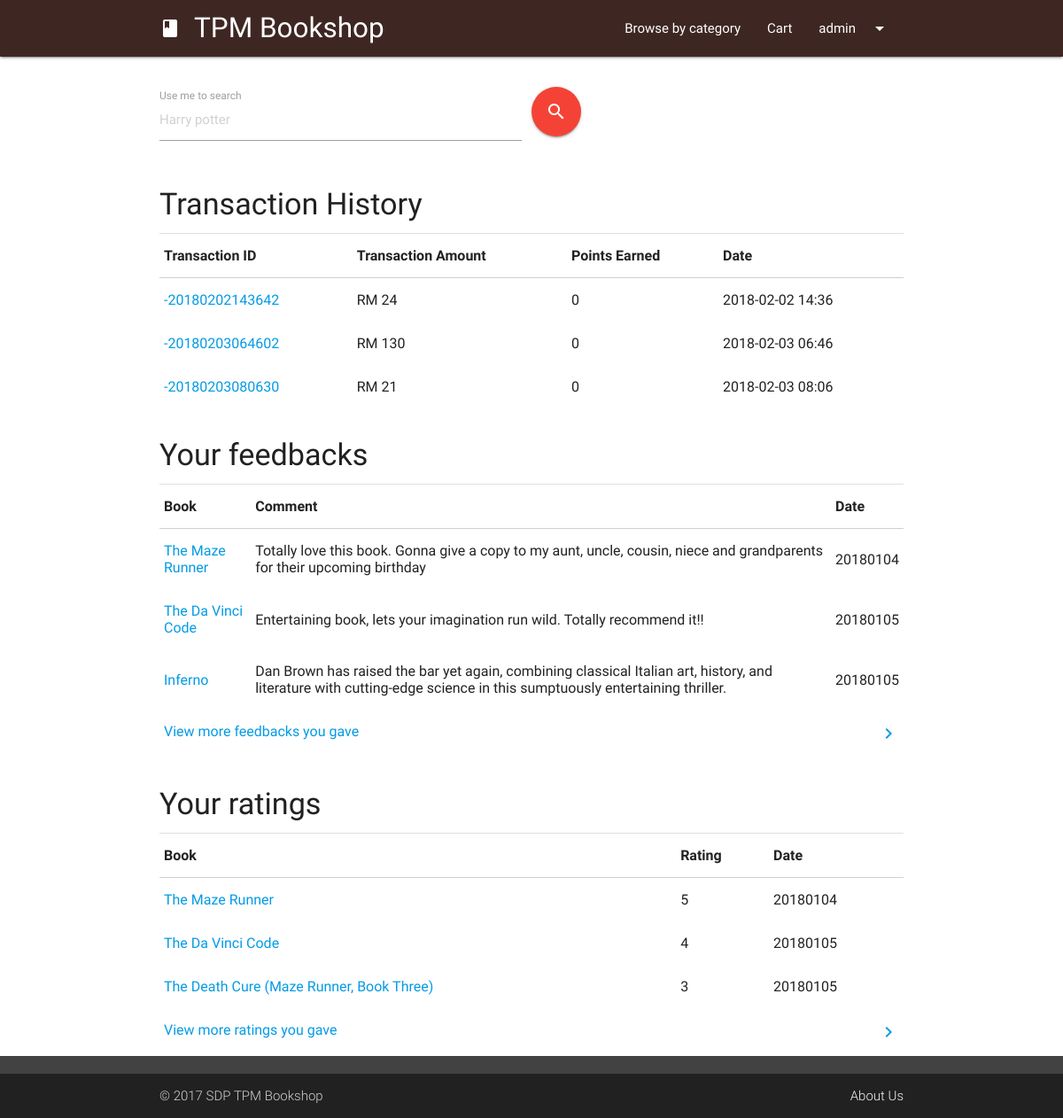
Page /history.php (signed in) on the committed database.
### tables this page shows
CREATE TABLE `transaction` (
  `transactionID` varchar(255) NOT NULL,
  `transactionUser` varchar(255) NOT NULL,
  `transactionTotal` int(255) NOT NULL,
  `transactionPoint` int(11) NOT NULL,
  `transactionCard` int(11) NOT NULL,
  `transactionDate` varchar(50) NOT NULL
);

CREATE TABLE `bookcomment` (
  `ratingID` int(11) NOT NULL,
  `bookISBN` varchar(255) NOT NULL,
  `username` varchar(255) NOT NULL,
  `comments` text NOT NULL,
  `date` int(255) NOT NULL
);

CREATE TABLE `book` (
  `bookISBN` varchar(255) NOT NULL,
  `bookname` varchar(255) NOT NULL,
  `bookcategory` varchar(80) NOT NULL,
  `bookauthor` varchar(255) NOT NULL,
  `bookdesc` longtext NOT NULL,
  `bookprice` int(11) NOT NULL,
  `bookpages` int(11) NOT NULL,
  `bookpublisher` varchar(255) NOT NULL,
  `bookdateadd` int(11) NOT NULL,
  `bookthumbnail` varchar(255) NOT NULL,
  `bookQty` int(11) NOT NULL DEFAULT '0'
);

CREATE TABLE `bookrating` (
  `ratingID` int(11) NOT NULL,
  `bookISBN` varchar(255) NOT NULL,
  `username` varchar(255) NOT NULL,
  `rating` int(11) NOT NULL,
  `date` int(255) NOT NULL
);

### history.php (the view, shortened to what this page needs)
<?php session_start();
include "php/connect.php";
$currentUser = $_SESSION['tpmb-user'];
?>
<head>
	<link type="text/css" rel="stylesheet" href="css/materialize.min.css" media="screen,projection" />
	<link type="text/css" rel="stylesheet" href="css/tpmb.css" media="screen,projection" />
</head>
<body>
<?php
  include "ui/header.php";?>
  <main class="container">
    <div class="row margintop4">
			<?php include "ui/searchUI.php"; ?>
    </div>
    <h4 class="left-align col s12 m6 offset-m3 margintop4">Transaction History</h4>
    <div class="divider"></div>
    <table class="highlight responsive-table">
      <thead>
        <tr><th>Transaction ID</th><th>Transaction Amount</th><th>Points Earned</th><th>Date</th></tr>
      </thead>
      <tbody>
		<?php
    $userTransactionArray=mysqli_query($conn,"SELECT * FROM transaction WHERE transactionUser = '$currentUser' LIMIT 3");
    $userTransactionCount=mysqli_query($conn,"SELECT * FROM transaction WHERE transactionUser = '$currentUser'");
    while($userTransaction = mysqli_fetch_array($userTransactionArray)){
			$ti = strstr($userTransaction['transactionID'],'-2'); ?>
          <tr>
            <td><a target="_blank" href="transaction-slip.php?transID=<?php echo $ti; ?>"><?php echo $ti; ?></a></td>
            <td>RM <?php echo $userTransaction['transactionTotal']; ?></td>
            <td><?php echo $userTransaction['transactionPoint']; ?></td>
            <td><?php echo $userTransaction['transactionDate']; ?></td>
          </tr>
      <?php } if(mysqli_num_rows($userTransactionCount) > 3){
        echo "<tr><td colspan='3'><a href='transaction-more.php'><i class='material-icons right'>chevron_right</i>View more feedbacks you gave</a></td></tr>";
      } ?>
      </tbody>
    </table>
    <h4 class="left-align col s12 m6 offset-m3 margintop4">Your feedbacks</h4>
    <div class="divider"></div>
    <table class="highlight responsive-table">
      <thead>
        <tr><th>Book</th><th>Comment</th><th>Date</th></tr>
      </thead>
      <tbody>
		<?php
    $userFeedbackArray=mysqli_query($conn,"SELECT * FROM bookcomment AS bc, book AS b WHERE bc.username = '$currentUser' AND bc.bookISBN=b.bookISBN LIMIT 3");
    $userFeedbackCount=mysqli_query($conn,"SELECT * FROM bookcomment AS bc, book AS b WHERE bc.username = '$currentUser' AND bc.bookISBN=b.bookISBN");
    while($userFeedback = mysqli_fetch_array($userFeedbackArray)){ ?>
          <tr>
            <td><a target="_blank" href="book.php?bookid=<?php echo $userFeedback['bookISBN']; ?>"><?php echo $userFeedback['bookname']; ?></a></td>
            <td><?php echo $userFeedback['comments']; ?></td>
            <td><?php echo $userFeedback['date']; ?></td>
          </tr>
      <?php } if(mysqli_num_rows($userFeedbackCount) > 3){
        echo "<tr><td colspan='3'><a href='history-more.php?action=feedbacks'><i class='material-icons right'>chevron_right</i>View more feedbacks you gave</a></td></tr>";
      } ?>
      </tbody>
    </table>
    <h4 class="left-align col s12 m6 offset-m3 margintop4">Your ratings</h4>
    <div class="divider"></div>
    <table class="highlight responsive-table">
      <thead>
        <tr>
            <th>Book</th>
            <th>Rating</th>
            <th>Date</th>
        </tr>
      </thead>
      <tbody>
		<?php
    $userRatingArray=mysqli_query($conn,"SELECT * FROM bookrating AS br, book AS b WHERE br.username = '$currentUser' AND br.bookISBN=b.bookISBN LIMIT 3");
    $userRatingCount=mysqli_query($conn,"SELECT * FROM bookrating AS br, book AS b WHERE br.username = '$currentUser' AND br.bookISBN=b.bookISBN");
    while($userRating = mysqli_fetch_array($userRatingArray)){ ?>
          <tr>
            <td><a target="_blank" href="book.php?bookid=<?php echo $userRating['bookISBN']; ?>"><?php echo $userRating['bookname']; ?></a></td>
            <td><?php echo $userRating['rating']; ?></td>
            <td><?php echo $userRating['date']; ?></td>
          </tr>
      <?php } if(mysqli_num_rows($userRatingCount) > 3){
        echo "<tr><td colspan='3'><a href='history-more.php?action=rating'><i class='material-icons right'>chevron_right</i>View more ratings you gave</a></td></tr>";
      } ?>
      </tbody>
    </table>
  </main>
</body>

### css/tpmb.css (style rules this page uses)
body { display: flex; min-height: 100vh; flex-direction: column; }
main { flex: 1 0 auto; }
.margintop4 { margin-top : 4%; }

### rows in the picture
transaction: transactionID "-20180202143642", transactionTotal "24", transactionPoint "0", transactionDate "2018-02-02 14:36"
transaction: transactionID "-20180203064602", transactionTotal "130", transactionPoint "0", transactionDate "2018-02-03 06:46"
transaction: transactionID "-20180203080630", transactionTotal "21", transactionPoint "0", transactionDate "2018-02-03 08:06"
bookcomment: book.bookname "The Maze Runner", comments "Totally love this book. Gonna give a copy to my aunt, uncle, cousin, niece and grandparents for their upcoming birthday", date "20180104"
bookcomment: book.bookname "The Da Vinci Code", comments "Entertaining book, lets your imagination run wild. Totally recommend it!!", date "20180105"
bookcomment: book.bookname "Inferno", comments "Dan Brown has raised the bar yet again, combining classical Italian art, history, and literature with cutting-edge science in this sumptuously entertaining thriller.", date "20180105"
bookrating: book.bookname "The Maze Runner", rating "5", date "20180104"
bookrating: book.bookname "The Da Vinci Code", rating "4", date "20180105"
bookrating: book.bookname "The Death Cure (Maze Runner, Book Three)", rating "3", date "20180105"

### other values in the picture
$_SESSION['tpmb-user'] "admin"
